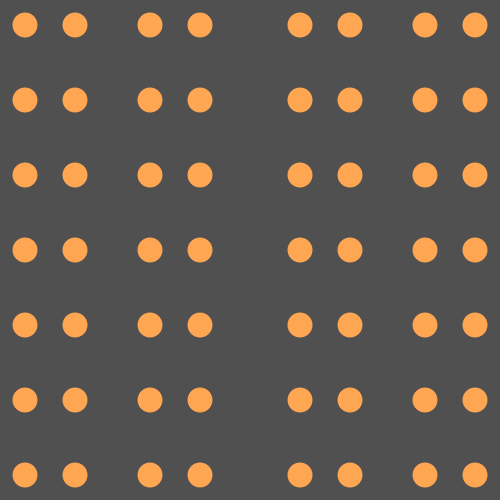
Frame 1 (no input)
Frame 60 (the mouse pressed at the canvas centre just before this capture): identical to frame 1, image omitted
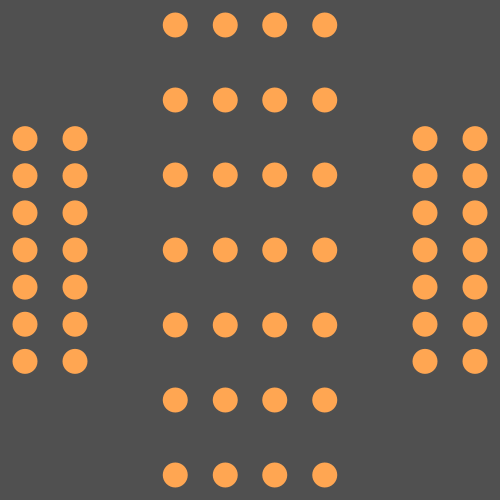
Frame 120 (the mouse held since frame 60 and released just before this capture)

The Processing sketch that drew these frames (run headless with seeded random() and noise(); from frame 60 on, the mouse is pressed at the canvas centre):

// Processing sketch: processing_119242
// ── processing_119242.pde

//Maus langsam im Kreis bewegen
void setup(){
size(500,500);}

void draw(){
  background(80);
  
 fill(255,166,82);
 noStroke();
//Reihe 1 
pushMatrix();
 translate(0, mouseY/2.2);
 ellipse(25,25,25,25);
 ellipse(75,25,25,25);
 popMatrix();
pushMatrix();
 translate(mouseX/9.9,0);
 ellipse(150,25,25,25);
 ellipse(200,25,25,25); 
 popMatrix();
pushMatrix();
 translate(-mouseX/9.9,0);
 ellipse(300,25,25,25);
 ellipse(350,25,25,25);
 popMatrix();
pushMatrix();
 translate(0,mouseY/2.2);
 ellipse(425,25,25,25);
 ellipse(475,25,25,25);
 popMatrix();

//Reige 2 
  translate(0,75);
  fill(255,166,82);
  noStroke();
pushMatrix();
 translate(0, mouseY/3.3);
 ellipse(25,25,25,25);
 ellipse(75,25,25,25);
 popMatrix();
pushMatrix();
 translate(mouseX/9.9,0);
 ellipse(150,25,25,25);
 ellipse(200,25,25,25); 
 popMatrix();
pushMatrix();
 translate(-mouseX/9.9,0);
 ellipse(300,25,25,25);
 ellipse(350,25,25,25);
 popMatrix();
pushMatrix(); 
 translate(0, mouseY/3.3);
 ellipse(425,25,25,25);
 ellipse(475,25,25,25);
 popMatrix();

//Reihe 3
 translate(0,75);   
 fill(255,166,82);
 noStroke();
pushMatrix();
 translate(0, mouseY/6.6);
 ellipse(25,25,25,25);
 ellipse(75,25,25,25);
 popMatrix();
pushMatrix();
 translate(mouseX/9.9,0);
 ellipse(150,25,25,25);
 ellipse(200,25,25,25); 
 popMatrix();
pushMatrix();
 translate(-mouseX/9.9,0);
 ellipse(300,25,25,25);
 ellipse(350,25,25,25);
 popMatrix();
pushMatrix();
 translate(0, mouseY/6.6);
 ellipse(425,25,25,25);
 ellipse(475,25,25,25);  
 popMatrix();
 
//Reihe Mitte
  translate(0,75);   
  fill(255,166,82);
  noStroke();
  
  pushMatrix();
 ellipse(25,25,25,25);
 ellipse(75,25,25,25);
 popMatrix();
pushMatrix();
 translate(mouseX/9.9,0);
 ellipse(150,25,25,25);
 ellipse(200,25,25,25); 
 popMatrix();
pushMatrix();
 translate(-mouseX/9.9,0);
 ellipse(300,25,25,25);
 ellipse(350,25,25,25);
 popMatrix();
pushMatrix();
 ellipse(425,25,25,25);
 ellipse(475,25,25,25); 
 popMatrix(); 
//Reihe 3 von unten   
  translate(0,75);   
  fill(255,166,82);
  noStroke();
pushMatrix();
 translate(0,-mouseY/6.6);
 ellipse(25,25,25,25);
 ellipse(75,25,25,25);
 popMatrix();

 pushMatrix();
 translate(mouseX/9.9,0);
 ellipse(150,25,25,25);
 ellipse(200,25,25,25); 
 popMatrix();
 
 pushMatrix();
 translate(-mouseX/9.9,0);
 ellipse(300,25,25,25);
 ellipse(350,25,25,25);
 popMatrix();
 
pushMatrix();
 translate(0,-mouseY/6.6);
 ellipse(425,25,25,25);
 ellipse(475,25,25,25);
 popMatrix(); 

//Reihe 2 von unten
  translate(0,75);   
  fill(255,166,82);
 noStroke();
pushMatrix();
 translate(0,-mouseY/3.3);
 ellipse(25,25,25,25);
 ellipse(75,25,25,25);
 popMatrix();

pushMatrix();
 translate(mouseX/9.9,0);
 ellipse(150,25,25,25);
 ellipse(200,25,25,25); 
 popMatrix();
 
 pushMatrix();
 translate(-mouseX/9.9,0);
 ellipse(300,25,25,25);
 ellipse(350,25,25,25);
 popMatrix();
 
 pushMatrix();
 translate(0,-mouseY/3.3);
 ellipse(425,25,25,25);
 ellipse(475,25,25,25);  
 popMatrix();
 
//Reihe 1 von unten
  translate(0,75);   
  fill(255,166,82);
  noStroke();

pushMatrix();
 translate(0,-mouseY/2.2);
 ellipse(25,25,25,25);
 ellipse(75,25,25,25);
 popMatrix();

 pushMatrix();
 translate(mouseX/9.9,0);
 ellipse(150,25,25,25);
 ellipse(200,25,25,25); 
 popMatrix();
 
 pushMatrix();
 translate(-mouseX/9.9,0);
 ellipse(300,25,25,25);
 ellipse(350,25,25,25);
 popMatrix();

pushMatrix();
 translate(0,-mouseY/2.2);
 ellipse(425,25,25,25);
 ellipse(475,25,25,25); 
 popMatrix(); 
 
}
